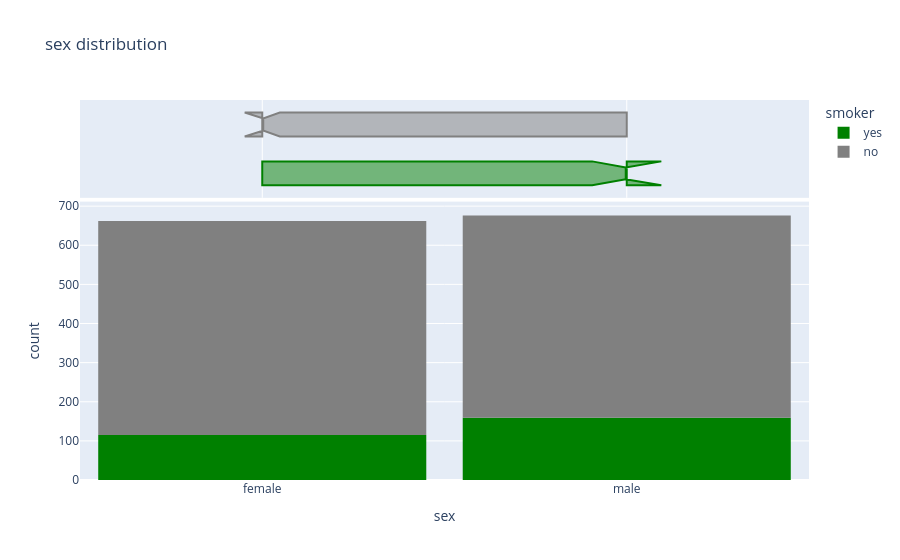

This figure's notebook cell:
### Code cell
fig= px.histogram(medical_df,
                  x='sex',
                  marginal='box',
                  title='sex distribution ',
                  color='smoker',
                  color_discrete_sequence=['green','grey'])
fig.update_layout(bargap=0.1)
fig.show()

### Figure 1 — Plotly figure (JSON) as saved in the notebook; plotly's stock layout.template omitted (floating-point values rounded to 4 significant figures; data arrays with more than 128 entries replaced by an {"elided": "..."} marker saying what was removed)
{"data": [{"bingroup": "x", "hovertemplate": "smoker=yes<br>sex=%{x}<br>count=%{y}<extra></extra>", "legendgroup": "yes", "marker": {"color": "green", "pattern": {"shape": ""}}, "name": "yes", "orientation": "v", "showlegend": true, "type": "histogram", "x": {"elided": "274 str values"}, "xaxis": "x", "yaxis": "y"}, {"hovertemplate": "smoker=yes<br>sex=%{x}<extra></extra>", "legendgroup": "yes", "marker": {"color": "green"}, "name": "yes", "notched": true, "showlegend": false, "type": "box", "x": {"elided": "274 str values"}, "xaxis": "x2", "yaxis": "y2"}, {"bingroup": "x", "hovertemplate": "smoker=no<br>sex=%{x}<br>count=%{y}<extra></extra>", "legendgroup": "no", "marker": {"color": "grey", "pattern": {"shape": ""}}, "name": "no", "orientation": "v", "showlegend": true, "type": "histogram", "x": {"elided": "1064 str values"}, "xaxis": "x", "yaxis": "y"}, {"hovertemplate": "smoker=no<br>sex=%{x}<extra></extra>", "legendgroup": "no", "marker": {"color": "grey"}, "name": "no", "notched": true, "showlegend": false, "type": "box", "x": {"elided": "1064 str values"}, "xaxis": "x2", "yaxis": "y2"}], "layout": {"bargap": 0.1, "barmode": "relative", "legend": {"title": {"text": "smoker"}, "tracegroupgap": 0}, "title": {"text": "sex distribution "}, "xaxis": {"anchor": "y", "domain": [0, 1], "title": {"text": "sex"}}, "xaxis2": {"anchor": "y2", "domain": [0, 1], "matches": "x", "showgrid": true, "showticklabels": false}, "yaxis": {"anchor": "x", "domain": [0, 0.7326], "title": {"text": "count"}}, "yaxis2": {"anchor": "x2", "domain": [0.7426, 1], "matches": "y2", "showgrid": false, "showline": false, "showticklabels": false, "ticks": ""}}}
